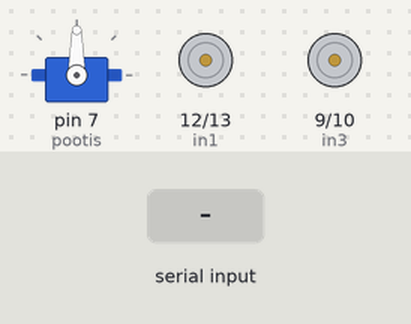
The sketch below on a simulated Arduino Uno, built with avr-gcc and run on an emulated ATmega328P. Parts: servo, motor-driver pin pairs drawn as motors (green arrow = first pin HIGH = forward, orange = second pin HIGH = backward, longer = more drive, scaled by the enable pin). Inputs (shaded band) come from the test bench.

Above: at 1.2 s.
1.3 s: "1" received over Serial
At 2.5 s:
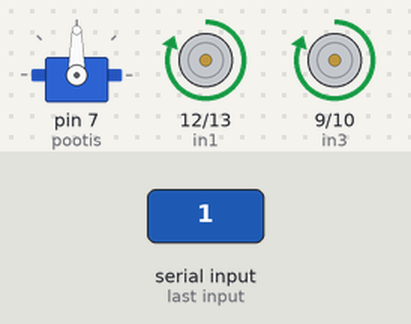
2.8 s: "2" received over Serial
At 3.9 s:
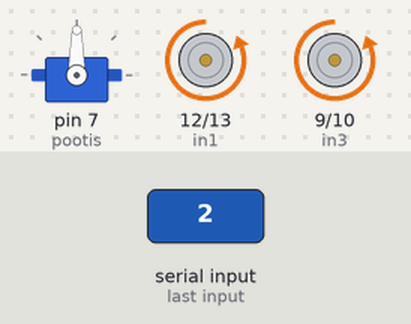
4.3 s: "3" received over Serial
At 5.0 s:
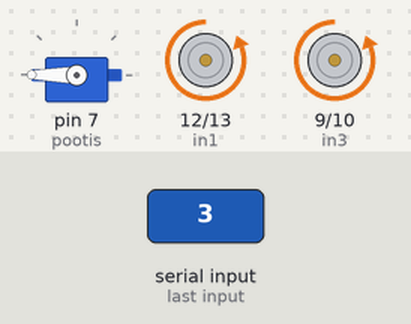
5.8 s: "0" received over Serial
At 6.2 s:
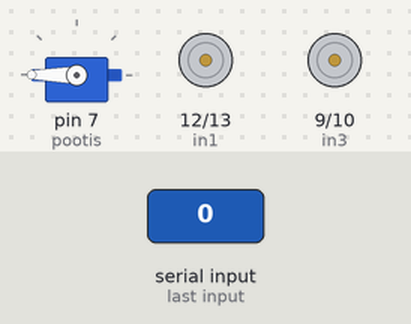
7.3 s: "4" received over Serial
At 8.5 s:
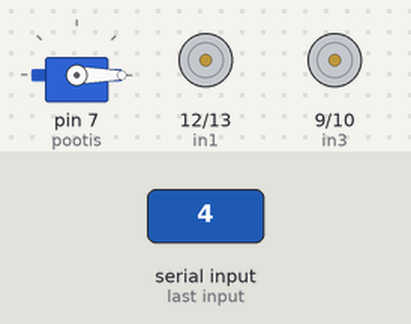
8.8 s: "5" received over Serial
At 9.6 s:
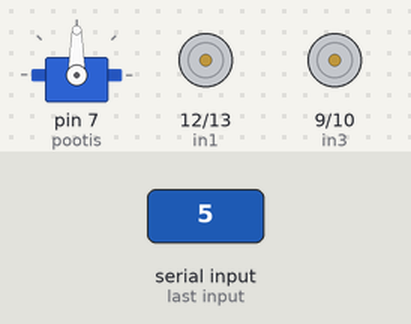
Timing chart, 0 to 11.3 s (numbered marks = the images above; inputs shaded):
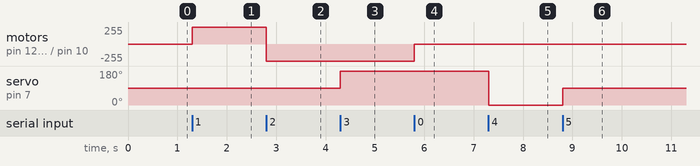

The sketch:

RCForklift.ino
```cpp
#include <Servo.h>

int enA = 11;
int in1 = 12;
int in2 = 13;

int enB = 8;
int in3 = 9;
int in4 = 10;

Servo pootis;
int pos = 0;

char c;

void setup() {
  // put your setup code here, to run once:
  Serial.begin(9600);

  pinMode(enA, OUTPUT);
	pinMode(enB, OUTPUT);

	pinMode(in1, OUTPUT);
	pinMode(in2, OUTPUT);

	pinMode(in3, OUTPUT);
	pinMode(in4, OUTPUT);

  digitalWrite(in1, LOW);
	digitalWrite(in2, LOW);
  digitalWrite(in3, LOW);
	digitalWrite(in4, LOW);

  pootis.attach(7);
}

void loop() {
  analogWrite(enA, 255); //enables motors
  analogWrite(enB, 225);
  // digitalWrite(in3, HIGH);
  // digitalWrite(in4, LOW);
  // digitalWrite(in1, HIGH);
  // digitalWrite(in2, LOW);

  if(Serial.available()) //hc05 commands
  {
    c = Serial.read();
  }
  if (c == '1') //motor forward
  {
    digitalWrite(in1, HIGH);
    digitalWrite(in2, LOW);
    digitalWrite(in3, HIGH);
    digitalWrite(in4, LOW);
  }
  else if(c == '2') //motor backward
  {
    digitalWrite(in1, LOW);
    digitalWrite(in2, HIGH);
    digitalWrite(in3, LOW);
    digitalWrite(in4, HIGH);
  }
  else if(c == '0') //motor off
  {
    digitalWrite(in1, LOW);
    digitalWrite(in2, LOW);
    digitalWrite(in3, LOW);
    digitalWrite(in4, LOW);
  }
  else if(c == '3') //servo turn right
  {
    pootis.write(180);
  }
  else if(c == '4') //servo turn left
  {
    pootis.write(0);
  }
  else if(c == '5') //servo turn back to neutral
  {
    pootis.write(90);
  }

    // Testing servo:
//   for (pos = 0; pos <= 180; pos += 1) { // goes from 0 degrees to 180 degrees
//     // in steps of 1 degree
//     pootis.write(pos);              // tell servo to go to position in variable 'pos'
//     delay(15);                       // waits 15ms for the servo to reach the position
//   }
//   for (pos = 180; pos >= 0; pos -= 1) { // goes from 180 degrees to 0 degrees
//     pootis.write(pos);              // tell servo to go to position in variable 'pos'
//     delay(15);                       // waits 15ms for the servo to reach the position
//   }

//  // Testing motors:
//  // Set motors to maximum speed
// 	// For PWM maximum possible values are 0 to 255
// 	analogWrite(enA, 255);
// 	//analogWrite(enB, 255);

// 	// Turn on motor A & B
// 	digitalWrite(in1, HIGH);
// 	digitalWrite(in2, LOW);
// 	// digitalWrite(in3, HIGH);
// 	// digitalWrite(in4, LOW);
// 	delay(2000);

// 	//Change motor directions
// 	digitalWrite(in1, LOW);
// 	digitalWrite(in2, HIGH);
// 	// digitalWrite(in3, LOW);
// 	// digitalWrite(in4, HIGH);
// 	delay(2000);

// 	// Turn off motors
// 	digitalWrite(in1, LOW);
// 	digitalWrite(in2, LOW);
// 	//digitalWrite(in3, LOW);
// 	// digitalWrite(in4, LOW);
}
```

Measured:
- after the input at 1.3 s, motor on pin 12 (in1) / pin 13 (in2), motor on pin 9 (in3) / pin 10 (in4): stopped → forward 255/255 at once
- after the input at 2.8 s, motor on pin 12 (in1) / pin 13 (in2), motor on pin 9 (in3) / pin 10 (in4): forward 255/255 → backward 255/255 at once
- after the input at 4.3 s, servo on pin 7 (pootis): 90° → 180° at once
- after the input at 5.8 s, motor on pin 12 (in1) / pin 13 (in2), motor on pin 9 (in3) / pin 10 (in4): backward 255/255 → stopped at once
- after the input at 7.3 s, servo on pin 7 (pootis): 180° → 0° at once
- after the input at 8.8 s, servo on pin 7 (pootis): 0° → 90° at once
